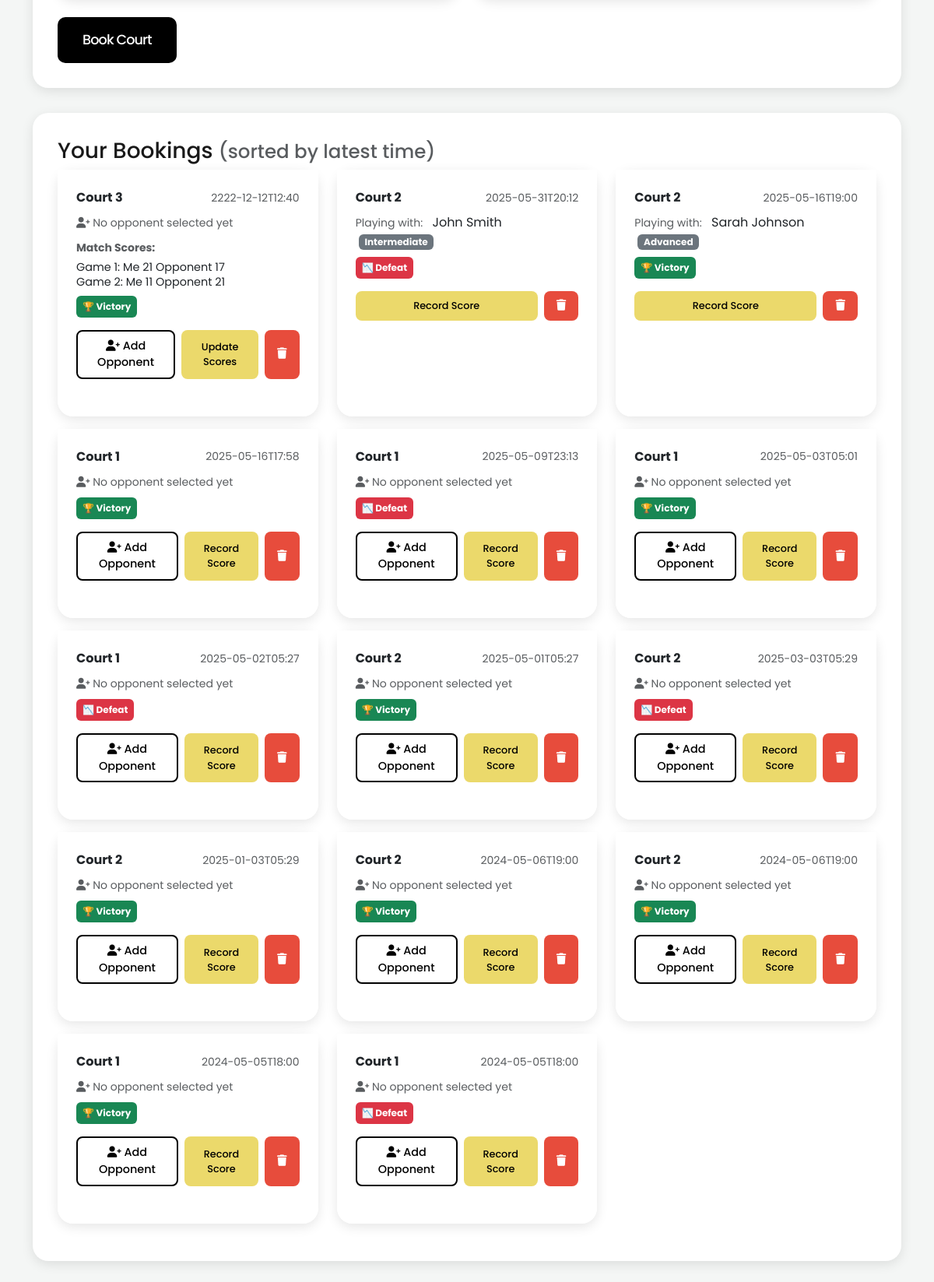
The page /book-courts (lower part) on the database as committed earlier.
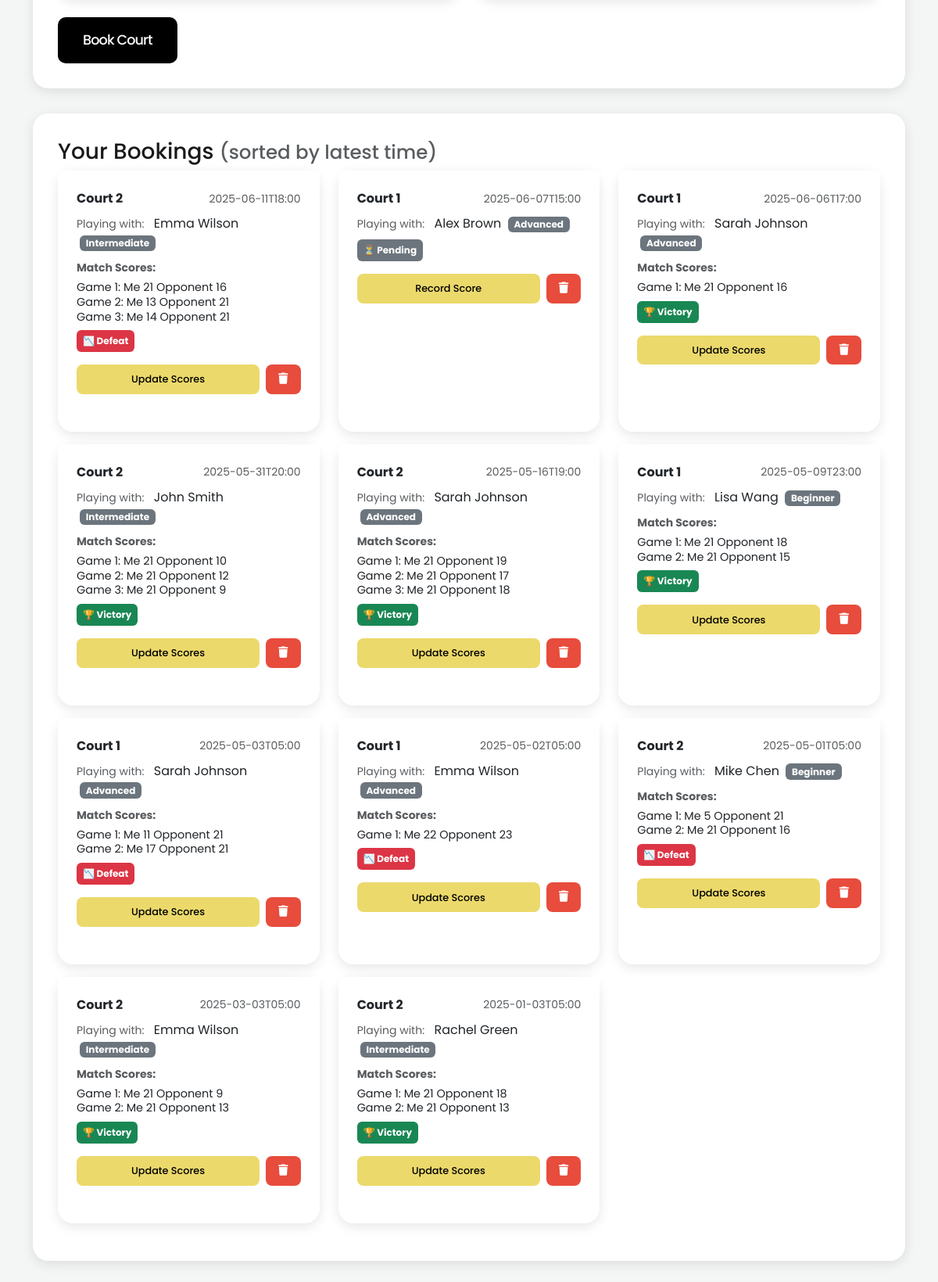
The same page on the database as committed later.
### tables this page shows
CREATE TABLE bookings (
                id INTEGER PRIMARY KEY AUTOINCREMENT,
                court TEXT NOT NULL,
                time TEXT NOT NULL,
                result TEXT DEFAULT ''
            , matched_player TEXT, matched_player_level TEXT, user_id INTEGER REFERENCES users(id), scores TEXT);

### app.py (the view, shortened to what this page needs)
@app.route('/book-courts', methods=['GET', 'POST'])
def book_courts():
    db = get_db()
    now = datetime.now().strftime("%Y-%m-%dT%H:%M")
    bookings = db.execute('SELECT * FROM bookings ORDER BY datetime(time) DESC').fetchall()
    return render_template('book_courts.html', bookings=bookings, now=now)

### app.py (called while the page is built)
def get_db():
    db = getattr(g, '_database', None)
    if db is None:
        db = g._database = sqlite3.connect(DATABASE)
        db.row_factory = sqlite3.Row  # 让结果支持 dict-like 访问
    return db

@app.teardown_appcontext
def close_connection(exception):
    db = getattr(g, '_database', None)
    if db:
        db.close()

@app.before_request
def load_logged_in_user():
    user_id = session.get('user_id')
    if user_id is None:
        g.user = None
    else:
        g.user = get_db().execute(
            'SELECT * FROM users WHERE id = ?', (user_id,)
        ).fetchone()

### templates/book_courts.html (shortened to what the changed rows need)
<!DOCTYPE html>
<html lang="en">
<head>
    <link href="https://cdn.jsdelivr.net/npm/bootstrap@5.3.0/dist/css/bootstrap.min.css" rel="stylesheet">
    <link href="https://cdn.jsdelivr.net/npm/flatpickr/dist/flatpickr.min.css" rel="stylesheet"/>
    <link rel="stylesheet" href="https://cdnjs.cloudflare.com/ajax/libs/font-awesome/6.0.0/css/all.min.css">
</head>
<body>
    <div class="container mt-4">
        <div class="row">
            <div class="col-lg-12">
                <div class="booking-container">
                    <div class="row">
                        {% for booking in bookings %}
                            <div class="col-md-6 col-lg-4 mb-3">
                                <div class="card h-100">
                                    <div class="card-body">
                                        <div class="d-flex justify-content-between align-items-center mb-2">
                                            <strong>{{ booking.court }}</strong>
                                            <span class="text-muted small">{{ booking.time }}</span>
                                        </div>
                                        {% if booking.matched_player %}
                                        <div class="matched-player-info mb-2">
                                            <small class="text-muted">Playing with:</small>
                                            <span class="ms-2">{{ booking.matched_player }}</span>
                                            {% if booking.matched_player_level %}
                                                <span class="badge bg-secondary ms-1">{{ booking.matched_player_level }}</span>
                                            {% endif %}
                                        </div>
                                        {% else %}
                                        <div class="mb-2">
                                            <small class="text-muted">
                                                <i class="fas fa-user-plus"></i> No opponent selected yet
                                            </small>
                                        </div>
                                        {% endif %}
                                        {% if booking.scores %}
                                        <div class="mb-2">
                                            <small class="text-muted"><strong>Match Scores:</strong></small>
                                            <div class="scores-display mt-1" style="font-size: 0.9rem; line-height: 1.3;">
                                                {{ booking.scores | safe }}
                                            </div>
                                        </div>
                                        {% endif %}
                                        <div class="d-flex justify-content-between align-items-center mb-3">
                                            <span class="badge {% if booking.result == 'win' %}bg-success{% elif booking.result == 'loss' %}bg-danger{% else %}bg-secondary{% endif %} p-2">
                                                {% if booking.result == 'win' %}
                                                    🏆 Victory
                                                {% elif booking.result == 'loss' %}
                                                    📉 Defeat
                                                {% else %}
                                                    ⏳ Pending
                                                {% endif %}
                                            </span>
                                        </div>
                                        <div class="d-flex justify-content-between gap-2">
                                            {% if not booking.matched_player %}
                                            <button class="btn btn-outline-primary btn-sm flex-fill" onclick="openOpponentModal('{{ booking.id }}')">
                                                <i class="fas fa-user-plus"></i> Add Opponent
                                            </button>
                                            {% endif %}
                                            <button class="btn btn-info btn-sm btn-score flex-fill" onclick="openScoreModal('{{ booking.id }}')">
                                                {% if booking.scores %}Update Scores{% else %}Record Score{% endif %}
                                            </button>
                                            <button class="btn btn-danger btn-sm" onclick="confirmDelete('{{ booking.id }}', '{{ booking.court }}', '{{ booking.time }}')" title="Delete Booking">
                                                <i class="fas fa-trash"></i>
                                            </button>
                                        </div>
                                    </div>
                                </div>
                            </div>
                        {% else %}
                            <div class="col-12">
                                <p class="text-muted">No bookings yet.</p>
                            </div>
                        {% endfor %}
                    </div>
                </div>
            </div>
        </div>
    </div>
</body>
</html>

Rows that differ between the two databases and show on the page:
removed bookings: court "Court 3", time "2222-12-12T12:40", shows "No opponent selected yet", scores "Game 1: Me 21 Opponent 17 Game 2: Me 11 Opponent 21", result "🏆 Victory", shows "Update Scores"
removed bookings: court "Court 1", time "2025-05-16T17:58", shows "No opponent selected yet", result "🏆 Victory", shows "Record Score"
removed bookings: court "Court 2", time "2024-05-06T19:00", shows "No opponent selected yet", result "🏆 Victory", shows "Record Score"
removed bookings: court "Court 2", time "2024-05-06T19:00", shows "No opponent selected yet", result "🏆 Victory", shows "Record Score"
removed bookings: court "Court 1", time "2024-05-05T18:00", shows "No opponent selected yet", result "🏆 Victory", shows "Record Score"
removed bookings: court "Court 1", time "2024-05-05T18:00", shows "No opponent selected yet", result "📉 Defeat", shows "Record Score"
added bookings: court "Court 2", time "2025-06-11T18:00", matched_player "Emma Wilson", matched_player_level "Intermediate", scores "Game 1: Me 21 Opponent 16 Game 2: Me 13 Opponent 21 Game 3: Me 14 Opponent 21", result "📉 Defeat", shows "Update Scores"
added bookings: court "Court 1", time "2025-06-07T15:00", matched_player "Alex Brown", matched_player_level "Advanced", result "⏳ Pending", scores "Record Score"
added bookings: court "Court 1", time "2025-06-06T17:00", matched_player "Sarah Johnson", matched_player_level "Advanced", scores "Game 1: Me 21 Opponent 16", result "🏆 Victory", shows "Update Scores"
changed bookings "John Smith": time "2025-05-31T20:12" → "2025-05-31T20:00"; scores (not shown) → "Game 1: Me 21 Opponent 10 Game 2: Me 21 Opponent 12 Game 3: Me 21 Opponent 9"; result "📉 Defeat" → "🏆 Victory"; no longer shows "Record Score"
changed bookings: scores (not shown) → "Game 1: Me 21 Opponent 19 Game 2: Me 21 Opponent 17 Game 3: Me 21 Opponent 18"; no longer shows "Record Score"
changed bookings: time "2025-05-09T23:13" → "2025-05-09T23:00"; matched_player (not shown) → "Lisa Wang"; matched_player_level (not shown) → "Beginner"; scores (not shown) → "Game 1: Me 21 Opponent 18 Game 2: Me 21 Opponent 15"; result "📉 Defeat" → "🏆 Victory"; no longer shows "No opponent selected yet Add Opponent Record Score"
changed bookings: time "2025-05-03T05:01" → "2025-05-03T05:00"; matched_player (not shown) → "Sarah Johnson"; matched_player_level (not shown) → "Advanced"; scores (not shown) → "Game 1: Me 11 Opponent 21 Game 2: Me 17 Opponent 21"; result "🏆 Victory" → "📉 Defeat"; no longer shows "No opponent selected yet Add Opponent Record Score"
changed bookings: time "2025-05-02T05:27" → "2025-05-02T05:00"; matched_player (not shown) → "Emma Wilson"; matched_player_level (not shown) → "Advanced"; scores (not shown) → "Game 1: Me 22 Opponent 23"; no longer shows "No opponent selected yet Add Opponent Record Score"
changed bookings: time "2025-05-01T05:27" → "2025-05-01T05:00"; matched_player (not shown) → "Mike Chen"; matched_player_level (not shown) → "Beginner"; scores (not shown) → "Game 1: Me 5 Opponent 21 Game 2: Me 21 Opponent 16"; result "🏆 Victory" → "📉 Defeat"; no longer shows "No opponent selected yet Add Opponent Record Score"
changed bookings: time "2025-03-03T05:29" → "2025-03-03T05:00"; matched_player (not shown) → "Emma Wilson"; matched_player_level (not shown) → "Intermediate"; scores (not shown) → "Game 1: Me 21 Opponent 9 Game 2: Me 21 Opponent 13"; result "📉 Defeat" → "🏆 Victory"; no longer shows "No opponent selected yet Add Opponent Record Score"
changed bookings: time "2025-01-03T05:29" → "2025-01-03T05:00"; matched_player (not shown) → "Rachel Green"; matched_player_level (not shown) → "Intermediate"; scores (not shown) → "Game 1: Me 21 Opponent 18 Game 2: Me 21 Opponent 13"; no longer shows "No opponent selected yet Add Opponent Record Score"
